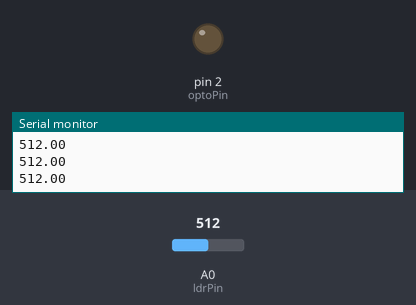
Bench run of a sketch on a simulated Arduino Uno, built with avr-gcc and run on an emulated ATmega328P. Parts: output pins drawn as LEDs (lit = HIGH), the last lines printed to the serial monitor. Inputs (shaded band) come from the test bench; at power-on: A0 (ldrPin) = 512.

Above: at 1.2 s.
1.3 s: A0 (ldrPin) set to 213
2.8 s: A0 (ldrPin) set to 184
At 4.0 s:
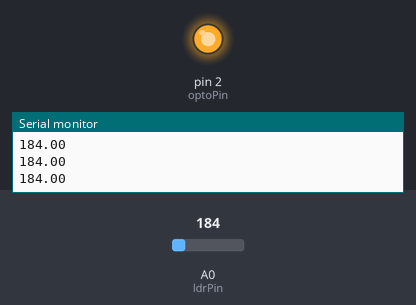
4.3 s: A0 (ldrPin) set to 210
At 5.2 s:
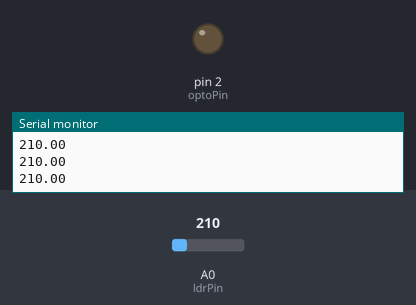
5.8 s: A0 (ldrPin) set to 190
At 6.6 s:
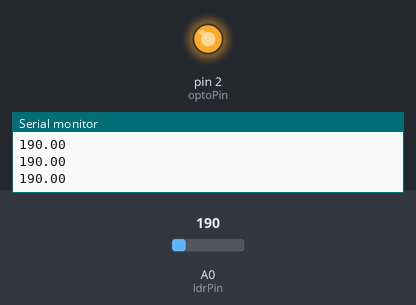
Timing chart, 0 to 8.3 s (numbered marks = the images above; inputs shaded):
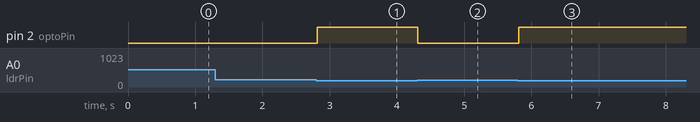

Measured:
- the behaviour switches between 200 and 199 on A0 (ldrPin) (found by bisection; images 0 and 1)
- after the input at 2.8 s, pin 2 (optoPin): LOW → HIGH at once
- after the input at 4.3 s, pin 2 (optoPin): HIGH → LOW at once
- after the input at 5.8 s, pin 2 (optoPin): LOW → HIGH at once

The sketch:

project3.ino
```cpp
/*
Shawal Mbalire
Dojo hub hardware course
Project3
*/

#define ldrPin A0
#define optoPin 2

void setup(){
  pinMode(ldrPin,INPUT);
  pinMode(optoPin,OUTPUT);
  Serial.begin(9600);
  digitalWrite(optoPin,HIGH);
}

void loop(){
  float value = analogRead(ldrPin);
  Serial.println(value);
  if (value>200) {
    digitalWrite(optoPin,LOW);
  }else if (value<200) {
    digitalWrite(optoPin,HIGH);
  }
}
```
